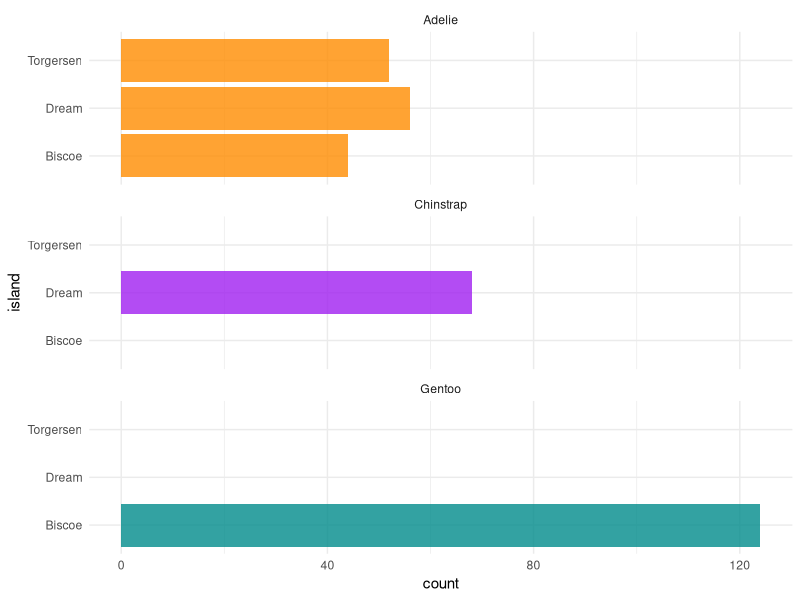
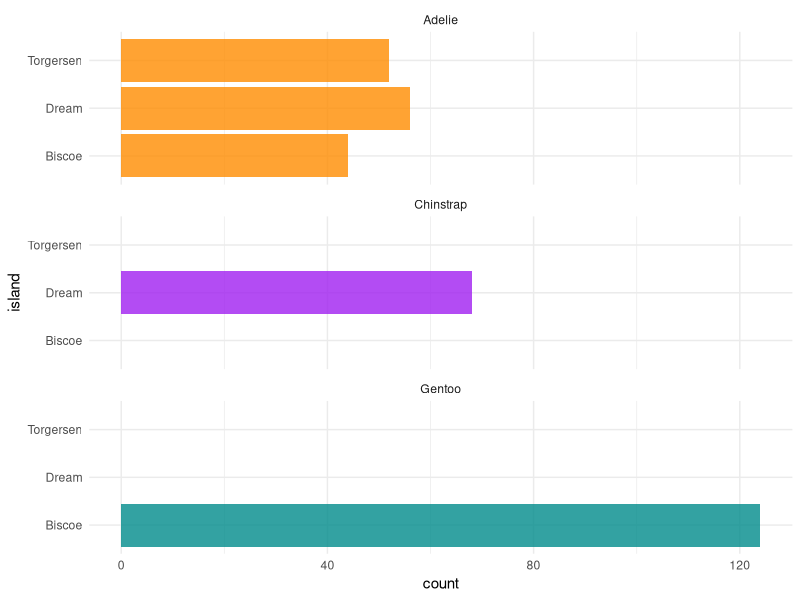
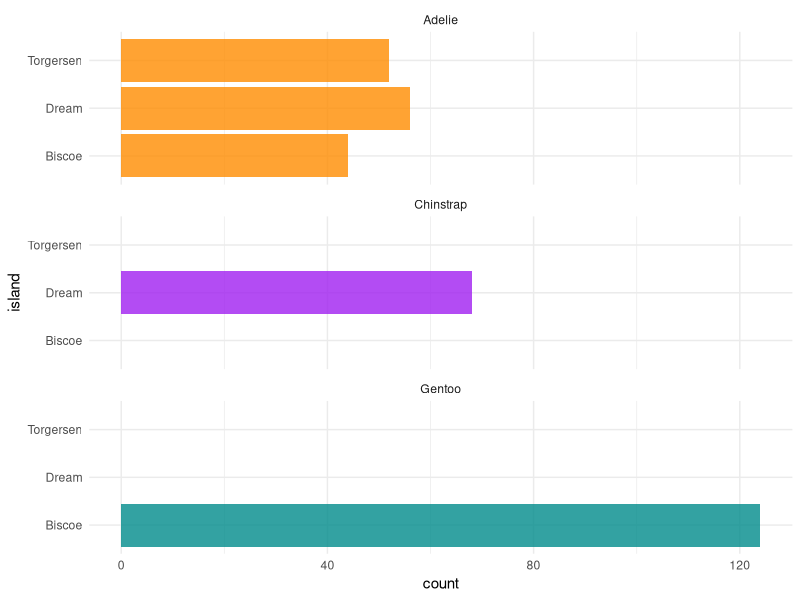

Reproduce these figures in R, in order.
## ---- chunk 1
knitr::opts_chunk$set(echo = TRUE)

library(tidyverse)
library(palmerpenguins)
## ---- chunk 2
ggplot(penguins, aes(x = island, fill = species)) +
  geom_bar(alpha = 0.8) +
  scale_fill_manual(values = c("darkorange","purple","cyan4"),
                    guide = FALSE) +
  theme_minimal() +
  facet_wrap(~species, ncol = 1) +
  coord_flip()
## ---- chunk 3

# This needs to be about the random data that I sasmpled?
ggplot(penguins, aes(x = island, fill = species)) +
  geom_bar(alpha = 0.8) +
  scale_fill_manual(values = c("darkorange","purple","cyan4"),
                    guide = FALSE) +
  theme_minimal() +
  facet_wrap(~species, ncol = 1) +
  coord_flip()
## ---- chunk 4

ggplot(penguins, aes(x = island, fill = species)) +
  geom_bar(alpha = 0.8) +
  scale_fill_manual(values = c("darkorange","purple","cyan4"),
                    guide = FALSE) +
  theme_minimal() +
  facet_wrap(~species, ncol = 1) +
  coord_flip()
